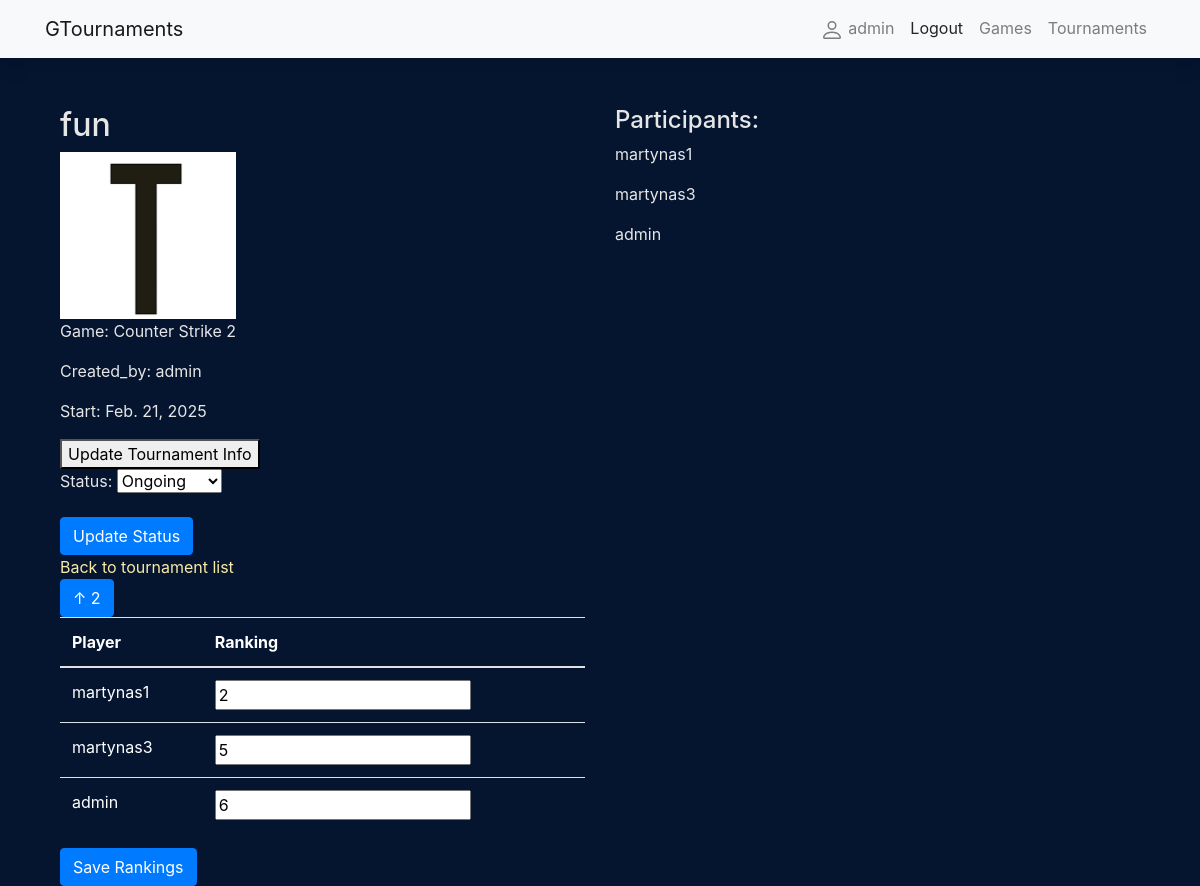
Screenshot of /tournaments/tournaments/5/ (signed in) with the database file from the repository.
### tournaments/models.py (models this page shows, shortened)
class Tournament(models.Model):
    name = models.CharField("name", max_length=100)
    game = models.ForeignKey(Game, on_delete=models.CASCADE)
    start_date = models.DateField()
    created_by = models.ForeignKey(User, on_delete=models.CASCADE)
    upvotes = models.ManyToManyField(User, related_name="tournament_upvotes", blank=True)
    logo = models.ImageField(upload_to='tournament_logos/', default="tournament.png")
    def total_upvotes(self):
        return self.upvotes.count()
    STATUS_CHOICES = [
        ('u', 'Upcoming'),
        ('o', 'Ongoing'),
        ('c', 'Completed'),
    ]
    status = models.CharField(max_length=1, choices=STATUS_CHOICES, default='u')

class Game(models.Model):
    game_picture = models.ImageField(upload_to="game_pics", default="game.png")
    name = models.CharField("name", max_length=100)
    description = models.TextField()
    release_date = models.DateField()

class TournamentParticipant(models.Model):
    profile = models.ForeignKey(Profile, on_delete=models.CASCADE)
    tournament = models.ForeignKey(Tournament, on_delete=models.CASCADE)
    ranking = models.PositiveIntegerField(null=True, blank=True)
    class Meta:
        unique_together = ('profile', 'tournament')

class Profile(models.Model):
    profile_picture = models.ImageField(upload_to="profile_pics", default="pfp.png")
    user = models.OneToOneField(User, on_delete=models.CASCADE)
    creation_date = models.DateTimeField(auto_now_add=True, blank=True)
    def __str__(self):
        return self.user.username

### tournaments/views.py (the view, shortened to what this page needs)
# urls.py: path("tournaments/<int:pk>/", views.TournamentDetailView.as_view(), name="tournament-detail"),
class TournamentDetailView(generic.DetailView):
    model = Tournament
    template_name = "tournament_detail.html"
    def get_context_data(self, **kwargs):
        context = super().get_context_data(**kwargs)
        tournament = self.object
        if self.request.user.is_authenticated:
            user_participates = tournament.tournamentparticipant_set.filter(profile__user=self.request.user).exists()
            context['user_participates'] = user_participates
            if self.request.user == tournament.created_by or self.request.user.groups.filter(name="moderator").exists():
                context['status_form'] = TournamentStatusUpdateForm(instance=tournament)
            top_participants = tournament.tournamentparticipant_set.all().order_by('ranking')[:3]
            rest_participants = tournament.tournamentparticipant_set.all().order_by('ranking')[3:]
            participants = tournament.tournamentparticipant_set.all().order_by('ranking')
            ranking_forms = {participant: TournamentRankingForm(instance=participant) for participant in participants}
            context['ranking_forms'] = ranking_forms
            context['can_rank'] = True
            context['top_participants'] = top_participants
            context['rest_participants'] = rest_participants
            context['participants'] = participants
        return context

### tournaments/forms.py
class TournamentStatusUpdateForm(forms.ModelForm):
    class Meta:
        model = Tournament
        fields = ('status',)

### tournaments/templates/tournament_detail.html (shortened to what this page needs)
{% extends 'base.html' %}
{% block content %}
<div class="container">
    <div class="row">
        <div class="col">
            <h2>{{ tournament.name }}</h2>
            <img src="{{ tournament.logo.url }}" alt="Tournament Logo" style="max-width: 200px;">
            <p>Game: {{ tournament.game.name }}</p>
            <p>Created_by: {{ tournament.created_by }}</p>
            <p>Start: {{ tournament.start_date }}</p>
            {% if user.is_authenticated %}
                {% if user.groups.first.name == "moderator" or user == tournament.created_by %}
                        <a href="{% url 'tournament-update' tournament.id %}"><button>Update Tournament Info</button></a>
                    <form method="post">
                        {{ status_form.as_p }}
                            <button type="submit" name="status_form" value="update" class="btn btn-primary">Update Status</button>
                    </form>
                {% else %}
                <p>{{ tournament.get_status_display }}</p>
                {% endif %}
            {% endif %}
            <a href="{% url 'tournament-list' %}">Back to tournament list</a>
            {% if user.is_authenticated %}
            <form action="{% url 'tournament-upvote' tournament.id %}" method="post">
                <button type="submit"
                        class="btn {% if user in tournament.upvotes.all %}btn-primary{% else %}btn-secondary{% endif %}">
                    {% if user in tournament.upvotes.all %}
                    &#8593; {{ tournament.total_upvotes }}
                    {% else %}
                    &#8593; {{ tournament.total_upvotes }}
                    {% endif %}
                </button>
            </form>
            {% else %}
            <p><a href="{% url 'login' %}">Login</a> to upvote.</p>
            {% endif %}
            {% if tournament.status == 'o' %}
                {% if user.is_authenticated %}
                    {% if user.groups.first.name == "moderator" or user == tournament.created_by %}
                        {% if can_rank %}
                            <form method="post">
                                <table class="table">
                                    <thead>
                                        <tr>
                                            <th style="color: white">Player</th>
                                            <th style="color: white">Ranking</th>
                                        </tr>
                                    </thead>
                                    <tbody>
                                        {% for participant, form in ranking_forms.items %}
                                            <tr>
                                                <td style="color: white">{{ participant.profile }}</td>
                                                <td>
                                                    <input type="number" name="ranking_{{ participant.id }}" value="{{ participant.ranking }}">
                                                </td>
                                            </tr>
                                        {% endfor %}
                                    </tbody>
                                </table>
                                <button type="submit" name="ranking_form" value="update" class="btn btn-primary">Save Rankings</button>
                            </form>
                        {% endif %}
                    {% endif %}
                {% endif %}
            {% endif %}
        </div>
        <div class="col">
            {% if tournament.status == 'o' or tournament.status == 'u' %}
                <h4>Participants:</h4>
                {% for participant in participants %}
                    <p>{{ participant.profile }}</p>
                {% endfor %}
            {% endif%}
        </div>
    </div>
</div>
{% endblock %}

### tournaments/templates/base.html (shortened to what this page needs)
<!DOCTYPE html>
<html lang="en">
<head>
    <link
            rel="stylesheet"
            href="https://stackpath.bootstrapcdn.com/bootstrap/4.1.3/css/bootstrap.min.css"
    />
    <link
            rel="stylesheet"
            href="https://cdnjs.cloudflare.com/ajax/libs/font-awesome/4.7.0/css/font-awesome.min.css"
    />
    {% load static %}
    <link rel="stylesheet" href="{% static 'css/styles.css' %}"/>
</head>
<body>
<nav
        class="navbar navbar-expand-lg navbar-light bg-light static-top mb-5 shadow"
>
    <div class="container">
        <a class="navbar-brand" href="{% url 'index_nm' %}">
            GTournaments</a
        >
        <div class="collapse navbar-collapse" id="navbarResponsive">
            <ul class="navbar-nav ml-auto">
                {% if user.is_authenticated %}
                <li class="nav-item">
                    <a class="nav-link" href="{% url 'user-profile' %}">
                        {{ user.username }}</a>
                </li>
                <li class="nav-item">
                    <form action="{% url 'logout' %}" method="post" style="display:inline;">
                        <button type="submit" class="nav-link"
                                style="border: none; background: none; color: inherit; cursor: pointer;">
                            Logout
                        </button>
                    </form>
                </li>
                {% endif %}
                <li class="nav-item">
                    <a class="nav-link" href="{% url 'game-all' %}">Games</a>
                </li>
                <li class="nav-item">
                    <a class="nav-link" href="{% url 'tournament-list' %}">Tournaments</a>
                </li>
            </ul>
        </div>
    </div>
</nav>
<div class="container">{% block content %}{% endblock %}</div>
</body>
</html>

### tournaments/static/css/styles.css (style rules this page uses)
p { color: #e6e6e6; }
h2 { color: #e6e6e6; }
h4 { color: #e6e6e6; }
a { color: #faeaa5; }

### rows the page displays
Tournament: name "fun", logo (picture), game.name "Counter Strike 2", created_by "admin", start_date "Feb. 21, 2025", status "Ongoing", total_upvotes "2"
TournamentParticipant: profile "martynas1", ranking "2"
TournamentParticipant: profile "martynas3", ranking "5"
TournamentParticipant: profile "admin", ranking "6"

### other values shown
{{ user.username }} "admin"
